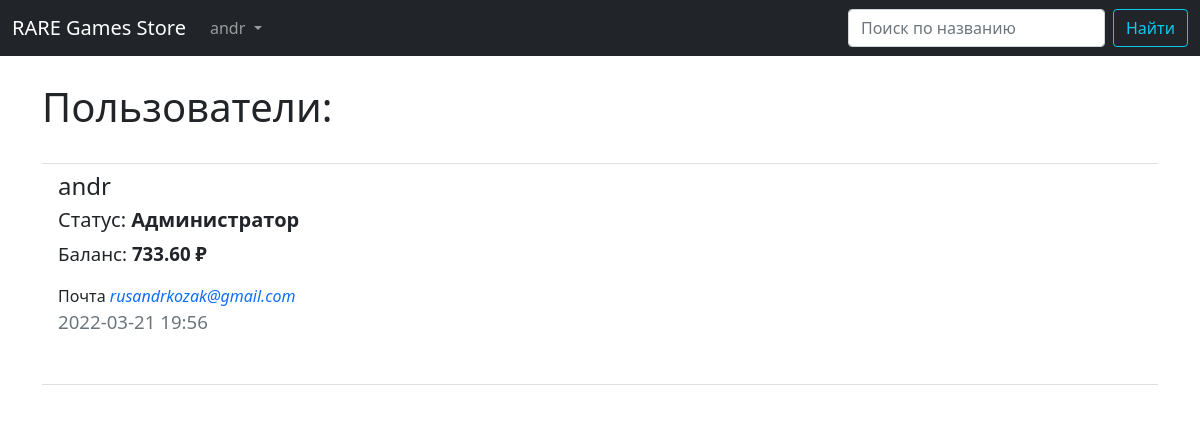
Page /users/ (signed in) on the earlier database version.
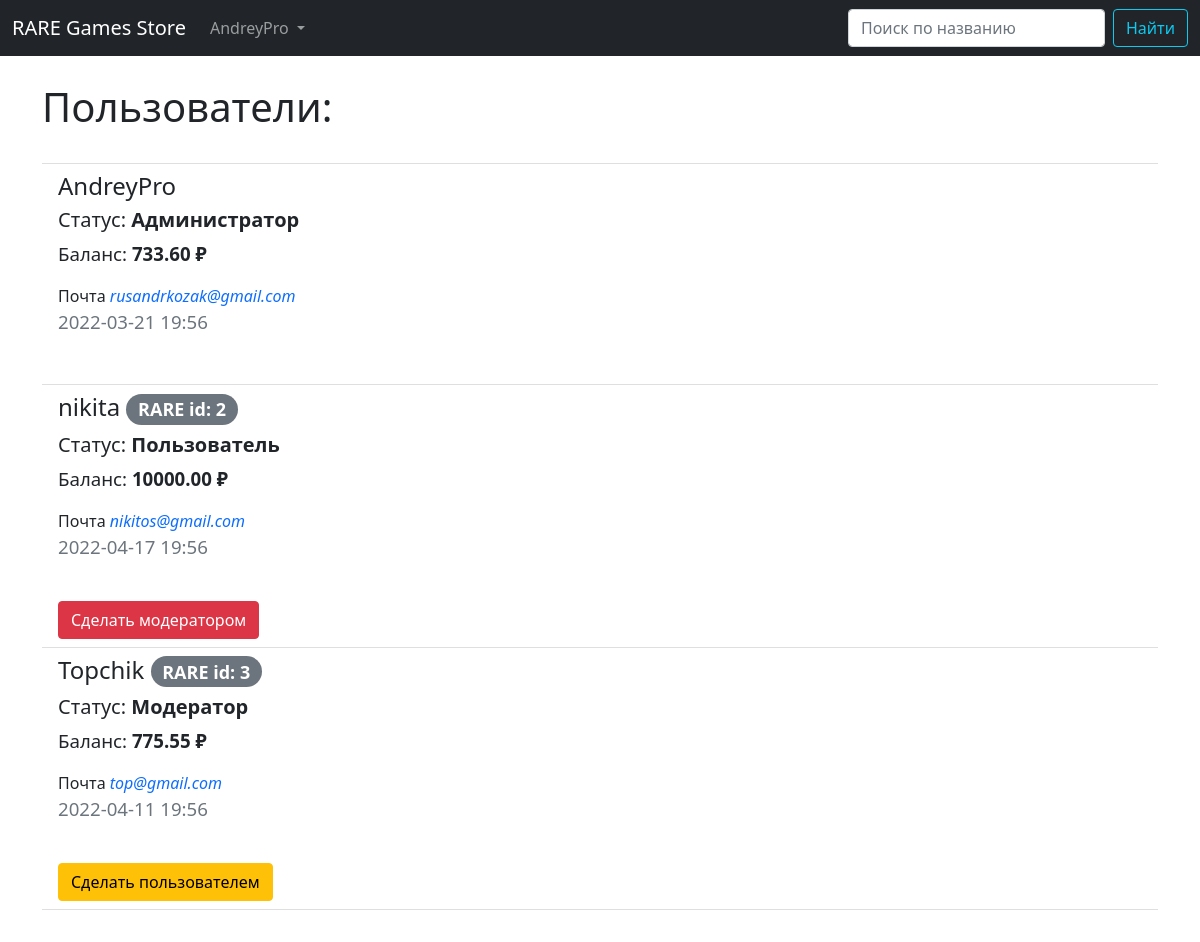
Same page on the later database version.
### data/users.py (models this page shows, shortened)
class User(SqlAlchemyBase, UserMixin, SerializerMixin, Model):
    __tablename__ = 'users'
    id = sqlalchemy.Column(sqlalchemy.Integer, primary_key=True, autoincrement=True)
    name = sqlalchemy.Column(sqlalchemy.String(25), nullable=True)
    about = sqlalchemy.Column(sqlalchemy.String(256), nullable=True)
    email = sqlalchemy.Column(sqlalchemy.String(64), index=True, unique=True, nullable=True)
    hashed_password = sqlalchemy.Column(sqlalchemy.String, nullable=True)
    created_date = sqlalchemy.Column(sqlalchemy.DateTime, default=datetime.datetime.now)
    balance = sqlalchemy.Column(sqlalchemy.Float, default=0.0)
    is_admin = sqlalchemy.Column(sqlalchemy.Boolean, default=False)
    user_favorites = sqlalchemy.Column(sqlalchemy.String(), default='')   # ++orm.relationship
    user_basket = sqlalchemy.Column(sqlalchemy.String(), default='')      # ++orm.relationship
    user_library = sqlalchemy.Column(sqlalchemy.String(), default='')     # ++orm.relationship
    games = orm.relation("Games", back_populates='user')
    comments = orm.relationship("Comments", back_populates='user')

### main.py (the view)
@app.route("/users/")
def users():
    if current_user.is_authenticated and current_user.is_admin:
        db_sess = db_session.create_session()
        all_users = db_sess.query(User).all()
        return render_template("users.html", title='Управление пользователями', users=all_users)
    return abort(responses["private"])

### data/db_session.py (called while the page is built)
def create_session() -> Session:
    global __factory
    return __factory()

### data/model.py (called while the page is built)
    @staticmethod
    def date_to_str(date: datetime.datetime, str_month=False):
        if isinstance(date, datetime.datetime):
            if not str_month:
                if date.hour or date.minute:
                    return date.strftime("%Y-%m-%d %H:%M")
                return date.strftime("%Y-%m-%d")
            return date.strftime("%d %B %Y ")

    @staticmethod
    def value_to_str(value, is_total=False):
        if isinstance(value, int) or isinstance(value, float):
            if round(value, 2) or is_total:
                return f"{value:0.2f} ₽"
            return "Бесплатно"

### main.py (called while the page is built)
@login_manager.user_loader
def load_user(user_id):
    db_sess = db_session.create_session()
    return db_sess.query(User).get(user_id)

### templates/users.html
{% extends "base.html" %}
{% block content %}
<h1>Пользователи:</h1>
{% if current_user.is_authenticated and current_user.is_admin %}
	<ul class="list-group list-group-flush my-3">
		<li class="list-group-item"></li>
		{% for user in users %}
			<li class="list-group-item"><h4>{{ user.name }} {% if user.id != 1 %} <span
							class="badge rounded-pill bg-secondary">
							RARE id: {{ user.id }}</span></h4>{% endif %}
				<h5>Статус: <b>{% if user.is_admin and user.id == 1 %} Администратор {% elif user.is_admin %} Модератор {% else %} Пользователь {% endif %}</b></h5>
				<p>Баланс: <b>{{ user.value_to_str(user.balance, is_total=True) }}</b></p>
				Почта <i><a href="mailto:{{ user.email }}" style="text-decoration-line: none">{{ user.email }}</a></i>
				<p class="text-muted">{{ user.date_to_str(user.created_date) }}</p><br>
				{% if user.id != 1 %}<a href="/change_roots/{{ user.id }}" class="btn {% if user.is_admin %}btn-warning{% else %}btn-danger{% endif %}">
					{% if user.is_admin %} Сделать пользователем {% else %} Сделать модератором {% endif %}</a>{% endif %}
			</li>
		{% endfor %}
		<li class="list-group-item"></li>
	</ul>
{% endif %}
{% endblock %}

### templates/base.html (shortened to what this page needs)
<!doctype html>
<html lang="ru">
<head>
  <link rel="stylesheet" href="{{ url_for('static', filename='css/style.css') }}">
	<link href="https://cdn.jsdelivr.net/npm/bootstrap@5.0.2/dist/css/bootstrap.min.css" rel="stylesheet"
>
</head>
<header style="margin-bottom: 20pt">
	<nav class="navbar navbar-expand-lg navbar-dark bg-dark">
		<div class="container-fluid">
		<a class="navbar-brand mb-0 h1" href="/#">RARE Games Store</a>
		  <div class="collapse navbar-collapse" id="navbarNavDarkDropdown">
		    <ul class="nav navbar-nav me-auto mb-2 mb-lg-0">
			    {% if current_user.is_authenticated %}
		      <li class="nav-item dropdown active">
		        <a class="nav-link dropdown-toggle" href="#" data-target="#" id="navbarDarkDropdownMenuLink"
		            role="button" data-toggle="dropdown" aria-haspopup="true" aria-expanded="false">
		          {{ current_user.name }}
		        </a>
		      </li>
		    {% endif %}
				</ul>
			  <form class="d-flex" method="POST" action="/search">
	        <input class="form-control me-2" type="search" placeholder="Поиск по названию" aria-label="Search" name="search_text">
				  <button class="btn btn-outline-info" type="submit">Найти</button>
	      </form>
		  </div>
	  </div>
	</nav>
</header>
<body>
<main role="main" class="container">
    {% block content %}{% endblock %}
</main>
</body>
</html>

### static/css/style.css (style rules this page uses)
p { font-size: 14pt; }

Differences in the rows shown:
changed User "rusandrkozak@gmail.com": name "andr" → "AndreyPro"
added User: name "nikita", id "2", is_admin "Пользователь", value_to_str "10000.00 ₽", email "nikitos@gmail.com", date_to_str "2022-04-17 19:56"
added User: name "Topchik", id "3", is_admin "Модератор", value_to_str "775.55 ₽", email "top@gmail.com", date_to_str "2022-04-11 19:56"
